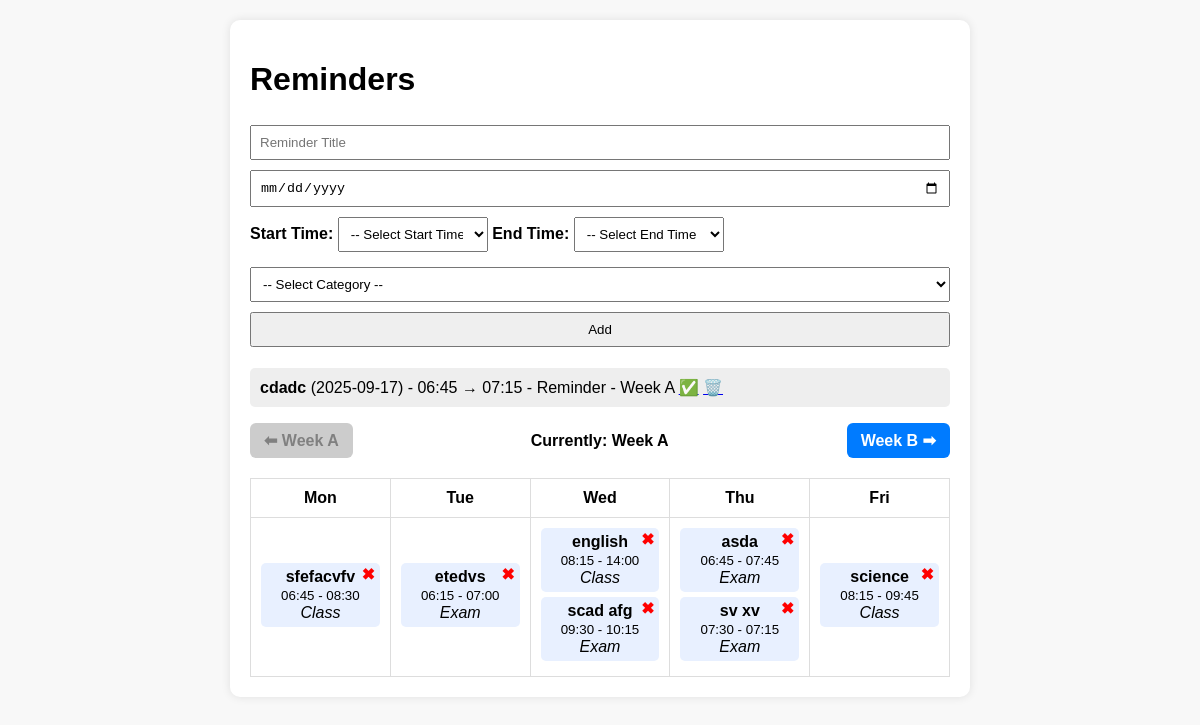
Before: / with the older database file.
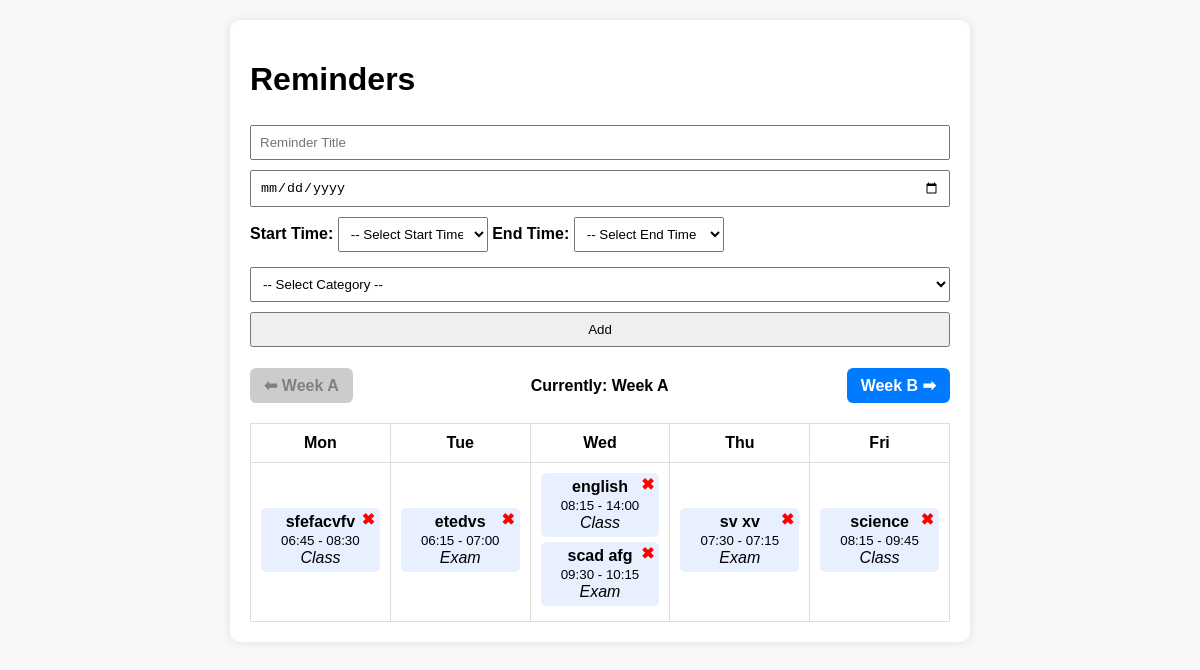
After: the same page with the newer database file.
### tables this page shows
CREATE TABLE reminders (
            id INTEGER PRIMARY KEY AUTOINCREMENT,
            title TEXT,
            due_date TEXT,
            start_time TEXT,
            end_time TEXT,
            category TEXT,
            completed INTEGER DEFAULT 0,
            week TEXT DEFAULT 'A'
        );

### app.py (the view)
@app.route('/')
def index():
    week_num = datetime.now().isocalendar()[1]
    current_week = 'A' if week_num % 2 == 0 else 'B'
    selected_week = request.args.get('week', current_week)
    with sqlite3.connect('data.db') as conn:
        c = conn.cursor()
        c.execute("""
            SELECT * FROM reminders
            ORDER BY datetime(due_date || ' ' || start_time) ASC
        """)
        reminders = c.fetchall()
        c.execute("""
            SELECT id, title, due_date, start_time, end_time, category
            FROM reminders
            WHERE (category='Class' OR category='Exam') AND week=?
            ORDER BY datetime(due_date || ' ' || start_time) ASC
        """, (selected_week,))
        timetable_items = c.fetchall()
    return render_template('index.html', reminders=reminders, timetable_items=timetable_items, selected_week=selected_week)

### app.py (called while the page is built)
@app.template_filter('weekday')
def weekday(value):
    try:
        return datetime.strptime(value, '%Y-%m-%d').strftime('%a')  # Mon, Tue, etc.
    except:
        return value

### templates/index.html (shortened to what this page needs)
<!DOCTYPE html>
<html lang="en">
<head>
    <link rel="stylesheet" href="{{ url_for('static', filename='css/style.css') }}">
</head>
<body>
<div class="container">
    <h1>Reminders</h1>
    <form method="POST" action="/add">
        <input type="text" name="title" placeholder="Reminder Title" required>
        <input type="date" name="due_date" required>
        <label><strong>Start Time:</strong></label>
        <select name="start_time" required style="width: 150px; margin-bottom: 10px;">
            <option value="">-- Select Start Time --</option>
        </select>
        <label><strong>End Time:</strong></label>
        <select name="end_time" required style="width: 150px; margin-bottom: 10px;">
            <option value="">-- Select End Time --</option>
        </select>
        <select name="category" required>
            <option value="">-- Select Category --</option>
        </select>
        <button type="submit">Add</button>
    </form>
    <ul class="reminder-list">
        {% for r in reminders %}
            {% if r[5] != 'Class' and r[5] != 'Exam' %}
                <li class="{% if r[6] %}completed{% endif %}">
                    <strong>{{ r[1] }}</strong> ({{ r[2] }}) - {{ r[3] }} → {{ r[4] }} - {{ r[5] }} - Week {{ r[7] }}
                    {% if not r[6] %}
                        <a href="/complete/{{ r[0] }}">✅</a>
                    {% else %}
                        <a href="/uncomplete/{{ r[0] }}">✔️</a>
                    {% endif %}
                    <a href="/delete/{{ r[0] }}" onclick="return confirm('Are you sure you want to delete this reminder?');">🗑️</a>
                </li>
            {% endif %}
        {% endfor %}
    </ul>
    <div style="display: flex; align-items: center; justify-content: space-between; margin: 15px 0;">
        {% if selected_week == 'A' %}
            <span class="week-btn inactive">⬅ Week A</span>
        {% else %}
            <a href="/?week=A" class="week-btn">⬅ Week A</a>
        {% endif %}
        <span><strong>Currently: Week {{ selected_week }}</strong></span>
        {% if selected_week == 'B' %}
            <span class="week-btn inactive">Week B ➡</span>
        {% else %}
            <a href="/?week=B" class="week-btn">Week B ➡</a>
        {% endif %}
    </div>
    <table>
        <tr>
            <th>Mon</th><th>Tue</th><th>Wed</th><th>Thu</th><th>Fri</th>
        </tr>
        <tr>
            {% set days = ['Mon', 'Tue', 'Wed', 'Thu', 'Fri'] %}
            {% for day in days %}
                <td>
                    {% for item in timetable_items %}
                        {% set weekday = item[2]|weekday %}
                        {% if weekday == day %}
                            <div class="timetable-item" style="background-color: '{{ '#ffe0e0' if item[5] == 'Exam' else '#e8f0ff' }}'">
                                <a href="/delete/{{ item[0] }}" class="delete" onclick="return confirm('Are you sure you want to delete this item?');">✖</a>
                                <strong>{{ item[1] }}</strong><br>
                                <small>{{ item[3] }} - {{ item[4] }}</small><br>
                                <em>{{ item[5] }}</em>
                            </div>
                        {% endif %}
                    {% endfor %}
                </td>
            {% endfor %}
        </tr>
    </table>
</div>
</body>
</html>

### static/css/style.css (style rules this page uses)
body { font-family: Arial, sans-serif; background: #f8f8f8; padding: 20px; margin: 0; }
.container { max-width: 700px; margin: auto; background: white; padding: 20px; border-radius: 10px; box-shadow: 0 0 10px rgba(0,0,0,0.1); }
form input, form select, form button { margin: 5px 0; padding: 8px; width: 100%; box-sizing: border-box; }
table { width: 100%; border-collapse: collapse; margin-top: 20px; }
table th, table td { border: 1px solid #ddd; padding: 10px; text-align: center; }
table td div { background-color: #e8f0ff; margin-bottom: 5px; padding: 5px; border-radius: 4px; }
.week-btn { background-color: #007bff; color: white; padding: 8px 14px; border-radius: 6px; text-decoration: none; font-weight: bold; transition: background-color 0.2s ease; }
.week-btn.inactive { background-color: #ccc; color: #666; cursor: default; pointer-events: none; }
.timetable-item { position: relative; padding: 5px; margin-bottom: 5px; border-radius: 5px; }
.timetable-item a.delete { position: absolute; top: 2px; right: 5px; color: rgb(255, 0, 0); text-decoration: none; font-weight: bold; }
.week-btn.inactive { color: grey; text-decoration: none; }

### templates/index.html (style rules this page uses)
.timetable-item { position: relative; padding: 5px; margin-bottom: 5px; border-radius: 5px; }
.timetable-item a.delete { position: absolute; top: 2px; right: 5px; color: red; text-decoration: none; font-weight: bold; }
.week-btn.inactive { color: grey; text-decoration: none; }

Changed rows visible on the page:
removed reminders: title "cdadc", due_date "2025-09-17", start_time "06:45", end_time "07:15", category "Reminder", week "A", shown under "Reminders"
removed reminders: title "asda", start_time "06:45", end_time "07:45", category "Exam"
